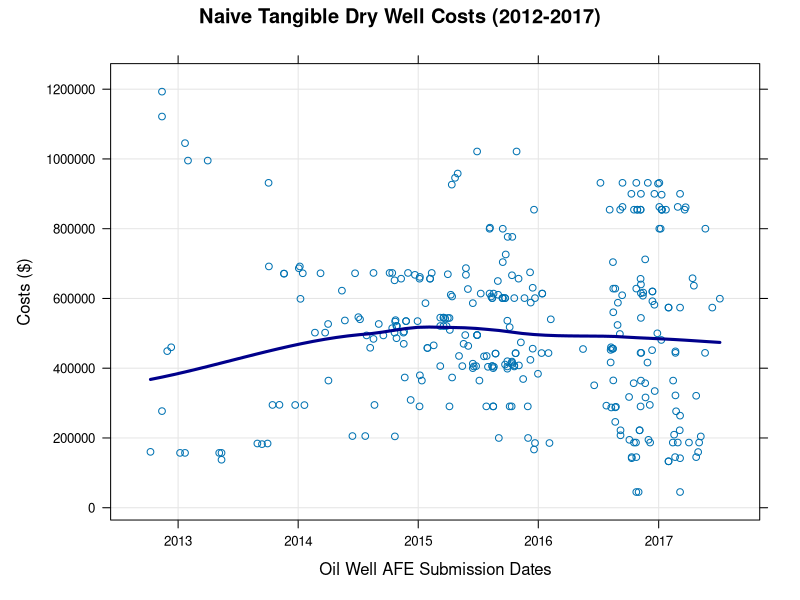

Recreate this plot in R.
library(lattice)
Data <- read.csv("afes.csv", header=TRUE)
str(Data)
Data$ProductDates <- as.POSIXct(strptime(Data$ProductDates,"%d-%B-%Y"))
regmodel <- lm(TangibleDryWell ~ ProductDates, data=Data)
xyplot(TangibleDryWell ~ ProductDates, data = Data[order(Data$ProductDates),],
       xlab = "Oil Well AFE Submission Dates",
       ylab = "Costs ($)",
       main = "Naive Tangible Dry Well Costs (2012-2017)",
       grid = TRUE,
       type = c("p", "smooth"), col.line = "darkblue", lwd = 3
)